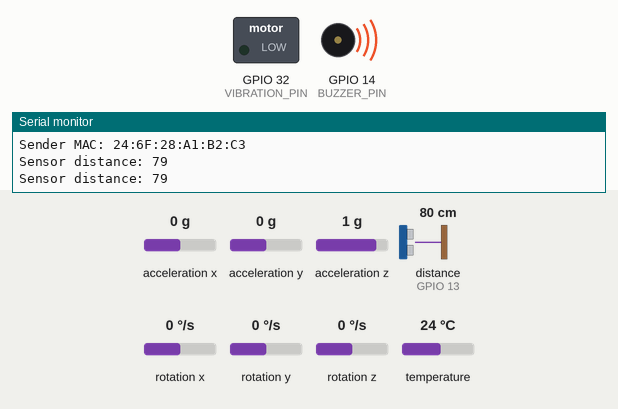
A sketch run on a simulated ESP32. On the bench: switched loads named in the sketch (green lamp = pin HIGH), buzzer (waves = sounding), the last lines printed to the serial monitor. Wiring (inferred from the names in the program): ultrasonic range finder: trigger GPIO 12; echo GPIO 13. The test bench sets the inputs (shaded band); at power-on: distance to the obstacle (sensor on GPIO 13) 80 cm, acceleration x 0 g, acceleration y 0 g, acceleration z 1 g, rotation x 0 °/s, rotation y 0 °/s, rotation z 0 °/s, temperature 24 °C. The echo pulse lasts 58.3 µs per cm; pins used as bus, display or sensor lines are not drawn.

Above: at 1.2 s.
1.3 s: distance to the obstacle (sensor on GPIO 13) set to 23 cm
4.8 s: distance to the obstacle (sensor on GPIO 13) set to 18 cm
At 6.6 s:
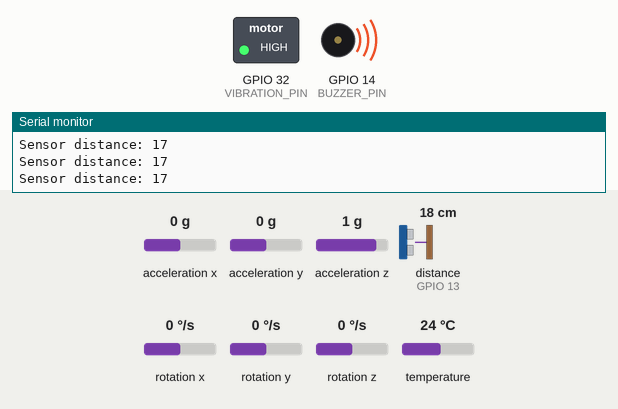
6.9 s: distance to the obstacle (sensor on GPIO 13) set to 60 cm
At 7.6 s:
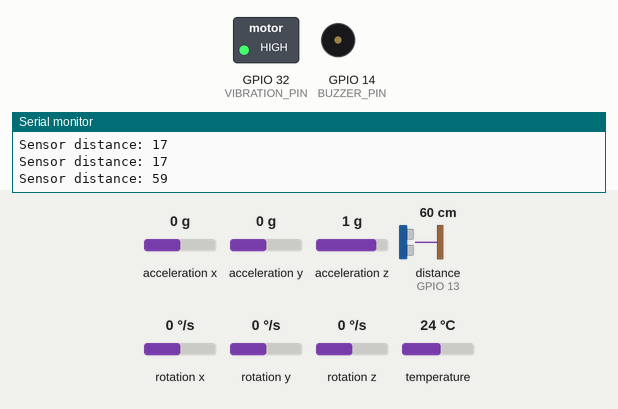
18.0 s: distance to the obstacle (sensor on GPIO 13) set to 44 cm
21.5 s: distance to the obstacle (sensor on GPIO 13) set to 36 cm
At 23.2 s:
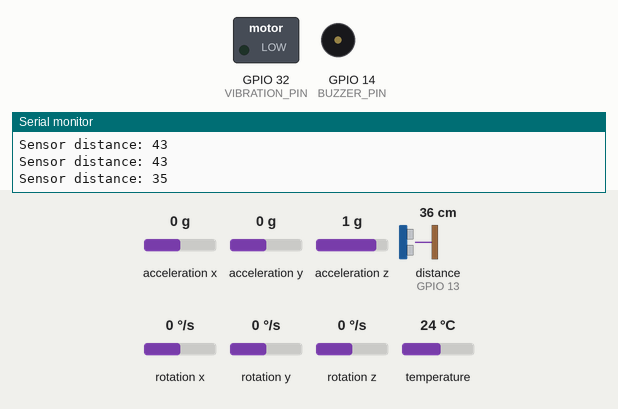
Timing chart, 0 to 26.6 s (numbered marks = the images above; inputs shaded):
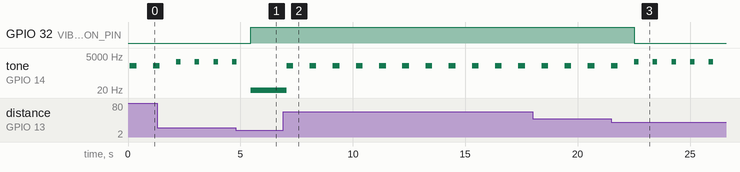

Measured:
- the behaviour switches between 21 and 20 cm on distance to the obstacle (sensor on GPIO 13) (found by bisection; images 0 and 1)
- the behaviour switches between 41 and 40 cm on distance to the obstacle (sensor on GPIO 13) (found by bisection; images 2 and 3)
- after the input at 4.8 s, GPIO 32 (VIBRATION_PIN): LOW → HIGH after 0.66 s
- after the input at 6.9 s, tone on GPIO 14 (BUZZER_PIN): alternates 1000 Hz for 0.30 s and silent for 0.73 s, starting after 0.15 s
- after the input at 21.5 s, GPIO 32 (VIBRATION_PIN): HIGH → LOW after 1.0 s
- by itself, tone on GPIO 14 (BUZZER_PIN): alternates 2000 Hz for 0.20 s and silent for 0.63 s

The sketch:

sender_code.ino
```cpp
#include <SPI.h>
#include <MFRC522.h>
#include <esp_now.h>
#include <WiFi.h>
#include <Wire.h>
#include <Adafruit_MPU6050.h>
#include <Adafruit_Sensor.h>

// #define ACCEL_THRESHOLD 1.2
// #define INACTIVITY_TIMEOUT 60000  // 1 minute
// #define GRAVITY 9.81
// #define MOVEMENT_DEADZONE 0.05

Adafruit_MPU6050 mpu;
const long vibrationDuration = 5000;
const long inactivityTimeout = 60000;
const float movementThreshold = 0.5;
unsigned long lastMovementTime = 0;
unsigned long vibrationStartTime = 0;
bool isVibrating = false;
bool inactivityAlertSent = false;
float last_ax, last_ay, last_az;

#define TRIG_PIN 12
#define ECHO_PIN 13

#define VIBRATION_PIN 32
#define BUZZER_PIN 14

#define RST_PIN 22
#define SS_PIN  21
MFRC522 rfid(21, 22);

// Define 4 known UID tags
byte UID1[] = {0x39, 0x15, 0xB4, 0x98}; // Example
byte UID2[] = {0xD9, 0x12, 0x9F, 0x98};
byte UID3[] = {0xAD, 0x50, 0x83, 0x21};
byte UID4[] = {0x96, 0x2D, 0x05, 0x02};

uint8_t receiverAddress[] = {0x68, 0x25, 0xDD, 0x46, 0xFA, 0x44}; // Replace with your receiver MAC

typedef struct struct_message {
  byte uid[4];
} struct_message;

struct_message msg;

long getDistance(int trigPin, int echoPin) {
  digitalWrite(trigPin, LOW);
  delayMicroseconds(2);
  digitalWrite(trigPin, HIGH);
  delayMicroseconds(10);
  digitalWrite(trigPin, LOW);

  long duration = pulseIn(echoPin, HIGH, 30000);
  long distance = duration * 0.034 / 2;
  return distance;
}

  void buzzPattern(long distance){
    if (distance<20){
      digitalWrite(VIBRATION_PIN, HIGH);
      tone(BUZZER_PIN, HIGH);
    }
    else if (distance<40){
      digitalWrite(VIBRATION_PIN, LOW);
      tone(BUZZER_PIN, 2000);
      delay(200);
      noTone(BUZZER_PIN);
      delay(100);
    } else if(distance>=40 && distance < 80){
      tone(BUZZER_PIN, 1000);
      delay(300);
      noTone(BUZZER_PIN);
      delay(200);
    } else{
      noTone(BUZZER_PIN);
      digitalWrite(VIBRATION_PIN, LOW);
    }
  }

// void activateFeedback(int duration_ms) {
//   digitalWrite(VIBRATION_PIN, HIGH);
//   feedbackStartTime = millis();
//   feedbackActive = true;
// }

// void stopFeedback() {
//   digitalWrite(VIBRATION_PIN, LOW);
//   feedbackActive = false;
// }


void setup() {
  Serial.begin(115200);
  pinMode(TRIG_PIN, OUTPUT);
  pinMode(ECHO_PIN, INPUT);
  pinMode(BUZZER_PIN, OUTPUT);
  pinMode(VIBRATION_PIN, OUTPUT);

  digitalWrite(VIBRATION_PIN, LOW);

  Wire.begin(27, 26); // SDA, SCL
  if (!mpu.begin()) {
   Serial.println("MPU6050 not found!");
     while (1){
       delay(10);
   }
   }

  mpu.setAccelerometerRange(MPU6050_RANGE_8_G);


  // mpu.setGyroRange(MPU6050_RANGE_500_DEG);
  // mpu.setFilterBandwidth(MPU6050_BAND_5_HZ);

  // lastMovementTime = millis(); // Start activity tracking
  // Serial.println("MPU6050 ready!");

   sensors_event_t a, g, temp;
   mpu.getEvent(&a, &g, &temp);


  last_ax = a.acceleration.x;
  last_ay = a.acceleration.y;
  last_az = a.acceleration.z;
  lastMovementTime = millis();
  Serial.println("Smart Cane Inactivity initiated");

  SPI.begin();
  rfid.PCD_Init();
  WiFi.mode(WIFI_STA);
  Serial.print("Sender MAC: "); Serial.println(WiFi.macAddress());

  if (esp_now_init() != ESP_OK) {
    Serial.println("ESP-NOW init failed!");
    return;
  }

  esp_now_peer_info_t peerInfo = {};
  memcpy(peerInfo.peer_addr, receiverAddress, 6);
  peerInfo.channel = 0;
  peerInfo.encrypt = false;

  if (esp_now_add_peer(&peerInfo) != ESP_OK) {
    Serial.println("Failed to add peer");
    return;
  }
}

bool compareUID(byte *a, byte *b) {
  for (int i = 0; i < 4; i++) {
    if (a[i] != b[i]) return false;
  }
  return true;
}

void loop() {
  if (rfid.PICC_IsNewCardPresent() && rfid.PICC_ReadCardSerial()) {
    byte *uid = rfid.uid.uidByte;
    Serial.print("UID: ");
    for (byte i = 0; i < rfid.uid.size; i++) {
      Serial.print(uid[i], HEX); Serial.print(" ");
      msg.uid[i] = uid[i];
    }
    Serial.println();

    esp_now_send(receiverAddress, (uint8_t *)&msg, sizeof(msg));
  }

    long dist = getDistance(TRIG_PIN, ECHO_PIN);
    Serial.print("Sensor distance: ");
    Serial.println(dist);
    buzzPattern(dist);

  sensors_event_t a, g, temp;
  mpu.getEvent(&a, &g, &temp);

  float delta_ax = a.acceleration.x - last_ax;
  float delta_ay = a.acceleration.y - last_ay;
  float delta_az = a.acceleration.z - last_az;
  float totalChange = sqrt(sq(delta_ax) + sq(delta_ay) + sq(delta_az));

  last_ax = a.acceleration.x;
  last_ay = a.acceleration.y;
  last_az = a.acceleration.z;

  // // If movement is detected, reset the inactivity timer
  if (totalChange > movementThreshold) {
    lastMovementTime = millis();
       // If it was vibrating due to inactivity, stop it immediately upon movement
     if (isVibrating) {
         digitalWrite(VIBRATION_PIN, LOW);
         isVibrating = false;
         Serial.println("Movement detected, stopping inactivity alert.");
     }
  }

  // // Check for inactivity IF NOT ALREADY VIBRATING
   if (!isVibrating && (millis() - lastMovementTime > inactivityTimeout)) {
     Serial.println("Inactivity detected! Starting 5-second vibration.");
     digitalWrite(VIBRATION_PIN, HIGH);
     isVibrating = true;
     vibrationStartTime = millis();
   }

  // // Check if the 5-second vibration duration is over
   if (isVibrating && (millis() - vibrationStartTime > vibrationDuration)) {
     Serial.println("Vibration stopped.");
     digitalWrite(VIBRATION_PIN, LOW);
     isVibrating = false;

  //   // FIX: Reset the inactivity timer AFTER the vibration has finished.
  //   // This starts the 30-second countdown for the NEXT check.
     lastMovementTime = millis();
   }

  delay(500);
}
```
